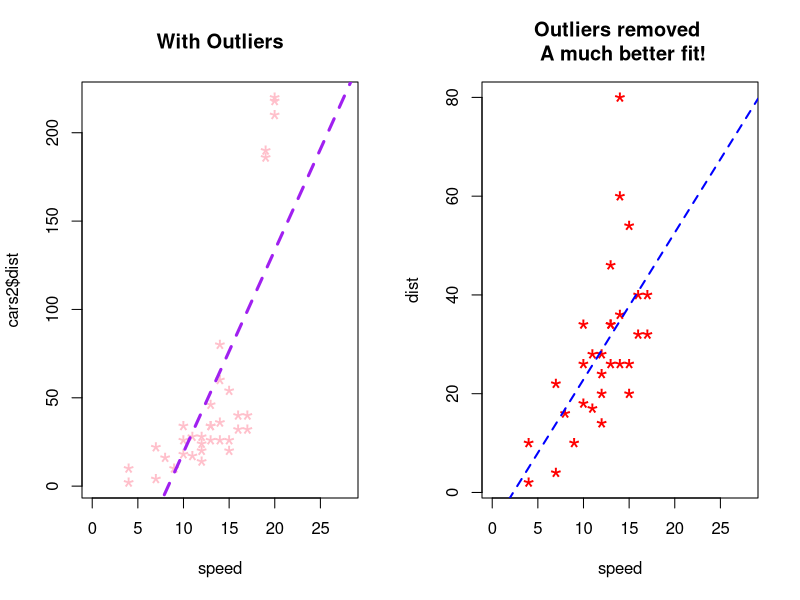

Generate this figure with R:
cars1 <- cars[1:30,]
cars1
head(cars1)
cars_outlier <- data.frame(speed=c(19,19,20,20,20), dist=c(190,186,210,220,218))
head(cars_outlier)
cars2<-rbind(cars1,cars_outlier)
cars2
help(par)
par(mfrow=c(1,2))
plot(cars2$speed, cars2$dist, xlim=c(0,28), vlim=c(0,230), main="With Outliers", xlab="speed", vlab="dist", pch="*", col="pink", cex=2)
abline(lm(dist ~ speed, data=cars2), col="purple",lwd=3,lty=2)
plot(cars1$speed,cars1$dist,xlim=c(0,28), vlim=c(0,230),main="Outliers removed \n A much better fit!", 
     xlab="speed",ylab="dist",pch="*", col="red",cex=2)
abline(lm(dist~speed, data=cars1), col="blue", lwd=2, lty=2)
